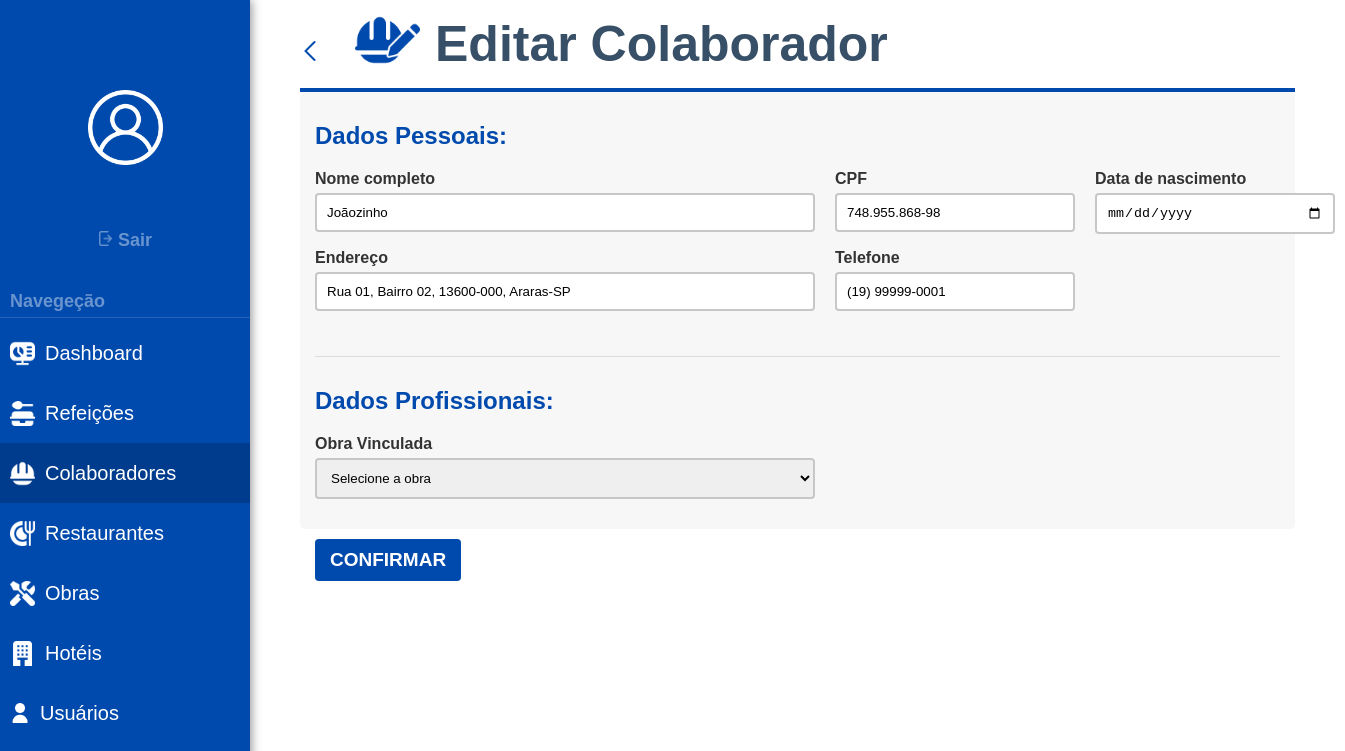
Screenshot of /editar-colaborador/3/ (signed in) with the database file from the repository.
### Sistema/models.py (models this page shows, shortened)
class Colaborador(models.Model):
    nome = models.CharField(
        max_length=100,
        verbose_name="Nome Completo"
    )
    cpf = models.CharField(
        max_length=14,
        unique=True,
        verbose_name="CPF",
        validators=[RegexValidator(
            regex=r'^\d{3}\.\d{3}\.\d{3}-\d{2}$',
            message="CPF deve estar no formato: 999.999.999-99"
        )]
    )
    data_nascimento = models.DateField(
        verbose_name="Data de Nascimento"
    )
    telefone = models.CharField(
        max_length=15,
        verbose_name="Telefone"
    )
    endereco = models.CharField(
        max_length=50,
        verbose_name="Endereço"
    )
    obra = models.ForeignKey(
        Obra,
        on_delete=models.CASCADE,
        verbose_name="Obra Vinculada",
        related_name='colaboradores'
    )
    class Meta:
        verbose_name = "Colaborador"
        verbose_name_plural = "Colaboradores"
        ordering = ['nome']
        indexes = [
            models.Index(fields=['nome']),
            models.Index(fields=['cpf']),
        ]
        permissions = [
            ('view_colaborador_report', 'Pode visualizar relatórios de colaboradores'),
        ]

### Sistema/views.py (the view)
# urls.py: path('editar-colaborador/<int:id>/', views.editar_colaborador, name='editar-colaborador'),
@login_required
def editar_colaborador(request, id):
    colaborador = get_object_or_404(Colaborador, pk=id)
    if request.method == 'POST':
        form = ColaboradorForm(request.POST, instance=colaborador)
        if form.is_valid():
            form.save()
            messages.success(request, 'Colaborador atualizado com sucesso!')
            return redirect('listar-colaboradores')
    else:
        form = ColaboradorForm(instance=colaborador)
    obras = Obra.objects.all()  # <- Adicione isso aqui
    return render(request, 'editar-colaborador.html', {
        'form': form,
        'colaborador': colaborador,
        'obras': obras
    })

### Sistema/forms.py (shortened to what this page needs)
class ColaboradorForm(forms.ModelForm):
    class Meta:
        model = Colaborador
        fields = [
            'nome', 'cpf', 'data_nascimento', 'telefone', 'endereco',
            'obra'
        ]
        widgets = {
            'data_nascimento': forms.DateInput(attrs={'type': 'date'}),
            'telefone': forms.TextInput(attrs={'placeholder': '(00) 00000-0000'}),
            'cpf': forms.TextInput(attrs={'placeholder': '000.000.000-00'}),
        }
    def __init__(self, *args, **kwargs):
        super().__init__(*args, **kwargs)
        self.fields['obra'].queryset = Obra.objects.all()

### Sistema/templates/editar-colaborador.html (shortened to what this page needs)
{% load static %}
<!DOCTYPE html>
<html lang="pt-br">
<head>
    <link rel="stylesheet" href="{% static 'css/style.css' %}">
</head>
<body>
<div class="sidebar">
     <div class="logout-container">
    <img src="{% static 'images/white version/user.png' %}" alt="error" height="75px" width="75px" style="display: flex; margin:auto; margin-bottom: 55px; margin-top: 90px;">
      <form method="POST" action="{% url 'logout' %}">
        <button type="submit" class="sair-btn">
          <img src="{% static 'images/logout.png' %}" alt="error" height="15px" width="15px">
          Sair
        </button>
      </form>
    </div>
    <label>Navegeção</label>
    <hr>
    <a href="{% url 'relatorio' %}">
      <img src="{% static 'images/white version/dash.png' %}" alt="error" height="25px" width="25px" style="margin-right: 10px;margin-left: 10px;">
      Dashboard
    </a>
     <a href="{% url 'listar_registros' %}">
      <img src="{% static 'images/white version/alim.png' %}" alt="error" height="25px" width="25px" style="margin-right: 10px;margin-left: 10px;">
      Refeições
    </a>
    <a href="{% url 'listar-colaboradores' %}" class="active">
      <img src="{% static 'images/white version/func.png' %}" alt="error" height="25px" width="25px" style="margin-right: 10px;margin-left: 10px;">
      Colaboradores
    </a>
    <a href="{% url 'listar-restaurantes' %}">
      <img src="{% static 'images/white version/rest.png' %}" alt="error" height="25px" width="25px" style="margin-right: 10px;margin-left: 10px;">
      Restaurantes
    </a>
    <a href="{% url 'listar-obras' %}">
      <img src="{% static 'images/white version/obra.png' %}" alt="error" height="25px" width="25px" style="margin-right: 10px;margin-left: 10px;">
      Obras
    </a>
    <a href="{% url 'listar-hoteis' %}">
      <img src="{% static 'images/white version/hotel.png' %}" alt="error" height="25px" width="25px" style="margin-right: 10px;margin-left: 10px;">
      Hotéis
    </a>
    <a href="{% url 'cadastrar_usuario' %}">
      <img src="{% static 'images/white version/usuario.png' %}" alt="error" height="20px" width="20px" style="margin-right: 10px;margin-left: 10px;">
      Usuários
    </a>
  </div>
<div class="corpo">
    <h>
        <a href="{% url 'listar-colaboradores' %}">
            <img src="{% static 'images/blue version/back.png' %}"alt="Logo" height="20" width="20" style="margin-right: 35px;">
        </a>
        <img src="{% static 'images/blue version/safety-edit.png' %}" alt="Logo" height="50" width="65"
             style="margin-right: 15px;">
        Editar Colaborador
    </h>
    <form method="POST" novalidate>
        <div class="form-section">
            <h2>Dados Pessoais:</h2>
            <div class="row">
            <div class="form-group">
                <label for="id_nome" class="required">Nome completo</label>
                <input type="text" id="id_nome" name="nome" value="{{ form.nome.value|default_if_none:'' }}" required>
            </div>
            <div class="line">
                <div class="form-group">
                    <label for="id_cpf" class="required">CPF</label>
                    <input type="text" id="id_cpf" name="cpf" value="{{ form.cpf.value|default_if_none:'' }}"
                           placeholder="000.000.000-00" required>
                </div>
                <div class="form-group">
                    <label for="id_data_nascimento" class="required">Data de nascimento</label>
                    <input type="date" id="id_data_nascimento" name="data_nascimento"
                           value="{{ form.data_nascimento.value|default_if_none:'' }}" required>
                </div>
            </div>
            </div>
            <div class="row">
            <div class="form-group">
                <label for="id_endereco" class="required">Endereço</label>
                <input type="text" id="id_endereco" name="endereco" value="{{ form.endereco.value|default_if_none:'' }}" required>
            </div>
            <div class="line">
            <div class="form-group">
                <label for="id_telefone" class="required">Telefone</label>
                <input type="text" id="id_telefone" name="telefone"
                       value="{{ form.telefone.value|default_if_none:'' }}"
                       placeholder="(00) 00000-0000" required>
            </div>
            </div>
            </div>
        <hr>
            <h2>Dados Profissionais:</h2>
            <div class="form-group">
                <label for="id_obra" class="required">Obra Vinculada</label>
                <select id="id_obra" name="obra" required>
                    <option value="">Selecione a obra</option>
                </select>
            </div>
        </div>
        <div class="form-actions">
            <button type="submit" class="btn btn-primary">CONFIRMAR</button>
        </div>
    </form>
</div>
</body>
</html>

### static/css/style.css (style rules this page uses)
body { margin: 0; background-color: rgb(255, 255, 255); font-family: 'Gill Sans', 'Gill Sans MT', Calibri, 'Trebuchet MS', sans-serif; color: #333; }
h2 { color: #004aad; margin-top: 15px; }
.form-group { margin-bottom: 15px; }
.line { display: flex; gap: 20px; }
.line .form-group input { width: 240px; }
.row { display: flex; gap: 20px; }
label { display: block; margin-bottom: 5px; font-weight: bold; }
input[type="text"], input[type="number"], input[type="date"], input[type="tel"], input[type="email"], input[type="password"], select, textarea { width: 500px; padding: 10px; border: 2px solid #c7c7c7; border-radius: 4px; box-sizing: border-box; }
.form-section { background-color: #f7f7f7; padding: 15px; border-radius: 5px; margin-bottom: 20px; }
hr { border: 0; height: 1px; background: #ddd; margin: 30px 0; }
button { background-color: #004aad; color: white; font-weight: bold; padding: 10px 15px; border: none; border-radius: 4px; cursor: pointer; font-size: 19px; font-family: 'Gill Sans', 'Gill Sans MT', Calibri, 'Trebuchet MS', sans-serif; margin-top: -10px; margin-bottom: 15px; margin-left: 15px; transition: background-color 0.5s ease; }
.sidebar { width: 250px; height: 100vh; background-color: #004aad; flex-direction: column; position: fixed; box-shadow: 1px 0 10px rgba(0, 0, 0, 0.461); }
.sidebar a { font-size: 20px; color: #ffffff; display:inline-flex; align-items: center; height: 60px; width: 250px; position: static; text-align: left; transition: background-color 0.5s ease; text-decoration: none; border-color: #444444; }
.sidebar a.active { background-color: #0000002f; }
.sidebar label { font-size: 18px; color: #ffffff69; position: static; text-align: left; display: block; text-decoration: none; background: none; margin-left: 10px; }
.sidebar hr { border: 0; height: 1px; background: #ffffff25; margin: 5px 0; }
.sair-btn { font-size: 18px; color: #ffffff69; position: static; text-align: center; display: block; margin:auto; margin-bottom: -20px; text-decoration: none; background: none; }
.logout-container { text-align: center; margin-bottom: 50px; }
.corpo { margin-left: 300px; margin-right: 50px; }
.corpo h { font-size: 50px; display: flex; text-align: left; font-weight: bold; color: #374f67; border-bottom: 4px solid #004aad; padding-bottom: 15px; padding-top: 15px; }

### rows the page displays
Colaborador: nome "Joãozinho", cpf "748.955.868-98", endereco "Rua 01, Bairro 02, 13600-000, Araras-SP", telefone "(19) 99999-0001"
